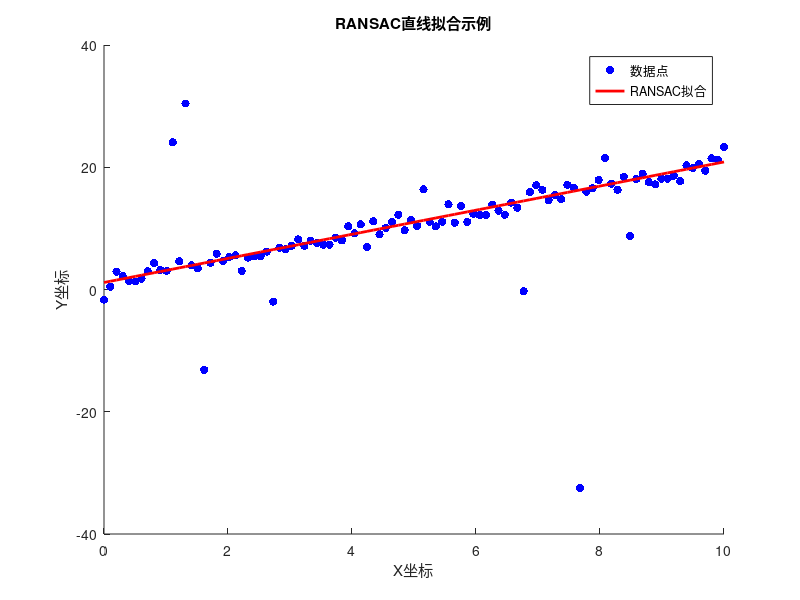

The MATLAB script that drew this image:
clc;
clear;
close all;

% 生成随机数据点
rng(1); % 设置随机数种子以确保结果可重复
n = 100; % 总数据点数
x = linspace(0, 10, n); % 生成x坐标
y = 2 * x + 1 + randn(1, n); % 生成带有噪声的y坐标

% 添加离群值
outliers_idx = randsample(n, 10); % 随机选择10个离群值的索引
y(outliers_idx) = y(outliers_idx) + 30 * randn(1, 10); % 在离群值上增加更大的噪声

% 绘制数据点
scatter(x, y, 'b', 'filled');
hold on;

% RANSAC参数
num_iterations = 1000; % 迭代次数
inlier_threshold = 2; % 内点阈值

best_model = [];
best_inliers = [];
best_num_inliers = 0;

for iteration = 1:num_iterations
    % 随机选择两个点来拟合直线模型
    sample_indices = randsample(n, 2);
    x_sample = x(sample_indices);
    y_sample = y(sample_indices);
    
    % 拟合直线模型（y = mx + b）
    coeff = polyfit(x_sample, y_sample, 1);
    m = coeff(1);
    b = coeff(2);
    
    % 计算所有点到直线的距离
    distances = abs(y - (m * x + b));
    
    % 根据阈值判断内点和外点
    inliers = find(distances < inlier_threshold);
    num_inliers = length(inliers);
    
    % 更新最佳模型
    if num_inliers > best_num_inliers
        best_model = [m, b];
        best_inliers = inliers;
        best_num_inliers = num_inliers;
    end
end

% 用最佳模型拟合内点
x_inliers = x(best_inliers);
y_inliers = y(best_inliers);
best_coeff = polyfit(x_inliers, y_inliers, 1);
best_m = best_coeff(1);
best_b = best_coeff(2);

% 绘制拟合直线
x_range = linspace(0, 10, 100);
y_fit = best_m * x_range + best_b;
plot(x_range, y_fit, 'r', 'LineWidth', 2);

hold off;
legend('数据点', 'RANSAC拟合');
title('RANSAC直线拟合示例');
xlabel('X坐标');
ylabel('Y坐标');
